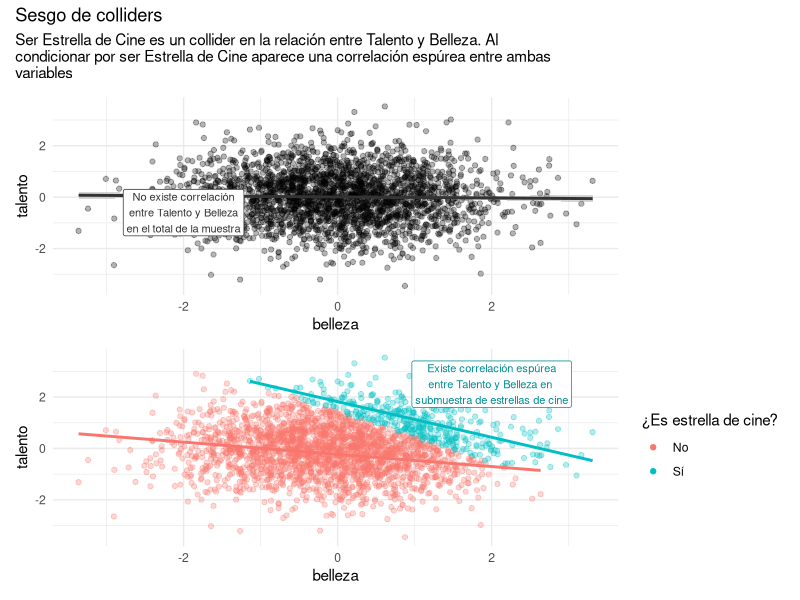

Recreate this plot in R.
## ---- chunk 1
library(tidyverse)
library(patchwork)
set.seed(1989)

estrellas_de_cine <- 
  tibble(
    # Generamos una muestra de 2500 observaciones donde la belleza y el talento
    # se distribuyen de forma normal e independiente
    belleza = rnorm(2500),
    talento = rnorm(2500),
    # La probabilidad de ser estrella de cine depende de una combinación lineal
    # de talento y belleza
    puntaje = belleza + talento,
    # Sólo las personas en el 15% superior de la combinación belleza+talento
    # logran ser estrellas de cine
    c85 = quantile(puntaje, .85),
    estrella = ifelse(puntaje >= c85, "Sí", "No"))

plot_global <- 
  ggplot(estrellas_de_cine,
       aes(belleza, talento)) +
  geom_point(alpha = 0.3) +
  geom_smooth(method = "lm",
              color = "grey20") +
  annotate(geom = "label",
           x = -2,
           y = -0.6,
           label = "No existe correlación\nentre Talento y Belleza\nen el total de la muestra",
           size = 2.8,
           color = "grey20") +
  theme_minimal()

plot_colliders <- 
  ggplot(estrellas_de_cine,
       aes(belleza, talento, color = estrella)) +
  geom_point(alpha = 0.3) +
  geom_smooth(method = "lm", se = FALSE, show.legend = FALSE) +
  annotate(geom = "label",
           x = 2,
           y = 2.5,
           label = "Existe correlación espúrea\nentre Talento y Belleza en \nsubmuestra de estrellas de cine",
           size = 2.8,
           color = "#008D91") +
  theme_minimal() +
  labs(color = "¿Es estrella de cine?") +
  guides(color = guide_legend(override.aes = list(alpha=1)))
  
# Combinando ambos gráficos mediante patchwork
(plot_global / plot_colliders) +
  plot_annotation(
    title = "Sesgo de colliders",
       subtitle = str_wrap("Ser Estrella de Cine es un collider en la relación entre Talento y Belleza.\nAl condicionar por ser Estrella de Cine aparece una correlación espúrea entre ambas variables")
  )
